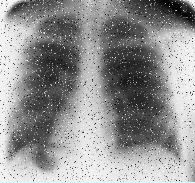
#> input picture pml.PNG, 195 x 183 px, found by its file name
$ python SUv2.py
#> lines starting #> are read from the running program, lines starting #| are printed output that depends on the picture
from PIL import Image
import numpy as np
import matplotlib.pyplot as plt

# Carregar a imagem original
img = Image.open("C:/Users/Win10/Documents/VisualStudio Projetos/PDI_FILTRO_Suavização/FILTRO_Suavizacao/pml.png").convert('L')
img_noisy1 = np.array(img)

m, n = img_noisy1.shape
#> m = 183; n = 195

# Processar a imagem
img_new1 = np.zeros([m, n], dtype=np.uint8)

for i in range(1, m-1):
    for j in range(1, n-1):
        temp = [img_noisy1[i-1, j-1],
                img_noisy1[i-1, j],
                img_noisy1[i-1, j + 1],
                img_noisy1[i, j-1],
                img_noisy1[i, j],
                img_noisy1[i, j + 1],
                img_noisy1[i + 1, j-1],
                img_noisy1[i + 1, j],
                img_noisy1[i + 1, j + 1]]
        temp = sorted(temp)
        img_new1[i, j] = temp[4]
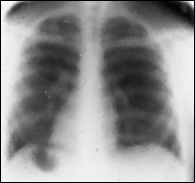
#> img_new1: shape (183, 195); min 0, max 248, mean 141.9

plt.figure(figsize=(10, 5))

# Imagem original
plt.subplot(1, 2, 1)
plt.title('Imagem Original')
plt.imshow(img_noisy1, cmap='gray')
plt.axis('off')

# Imagem processada
plt.subplot(1, 2, 2)
plt.title('Imagem Processada')
plt.imshow(img_new1, cmap='gray')
plt.axis('off')


plt.tight_layout()
plt.show()
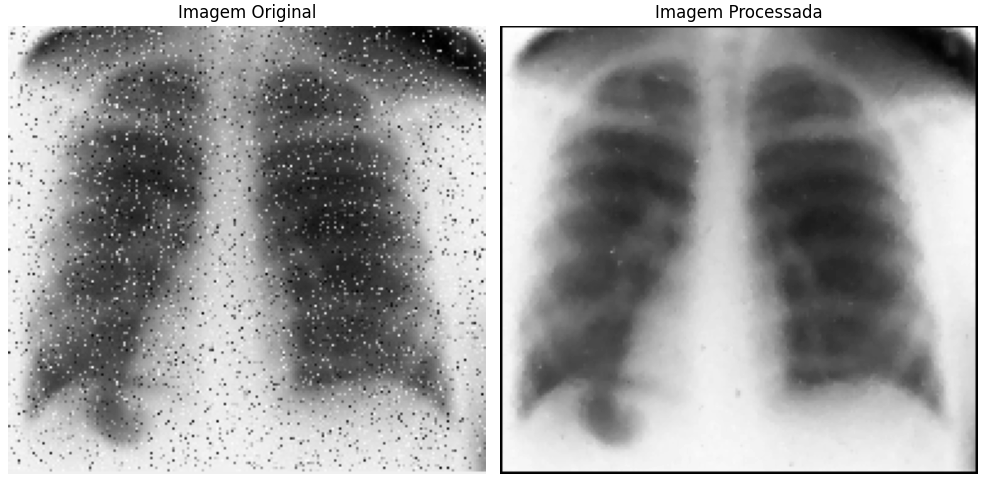
#> figure drawn by matplotlib, 2 panels
